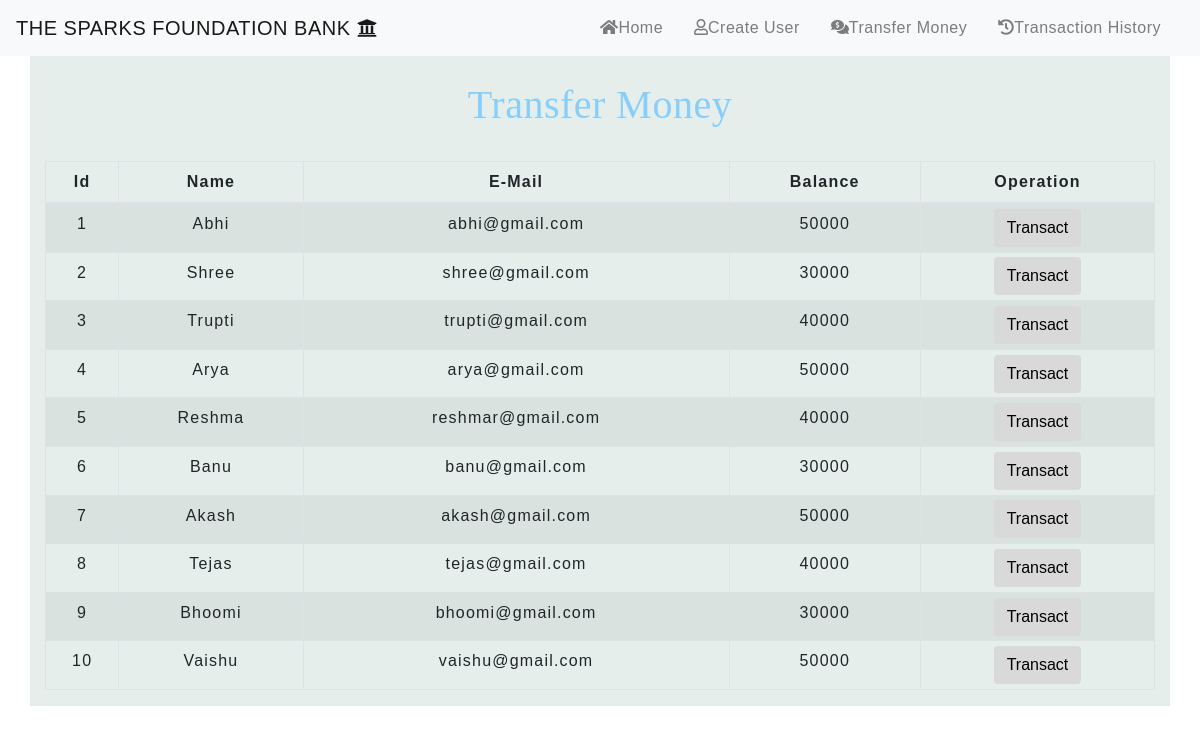
The app's page /transfermoney.php with its own data.
### tables this page shows
CREATE TABLE `users` (
  `id` int(3) NOT NULL,
  `name` text NOT NULL,
  `email` varchar(30) NOT NULL,
  `balance` int(8) NOT NULL
);

### transfermoney.php (the view, shortened to what this page needs)
<!DOCTYPE html>
<html lang="en">
<head>
    <link rel="stylesheet" href="https://maxcdn.bootstrapcdn.com/bootstrap/4.0.0/css/bootstrap.min.css">
    <link rel="stylesheet" type="text/css" href="Css/table.css">
    <link rel="stylesheet" type="text/css" href="Css/navbar.css">
</head>
<body>
<?php
    include 'config.php';
    $sql = "SELECT * FROM users";
    $result = mysqli_query($conn,$sql);
?>
<?php
  include 'navbar.php';
?>
<div class="container" style="background-color: #E5EEEA;">
        <h2 class="text-center pt-4"><font style="color:lightskyblue; font-family:Constantia;">Transfer Money</font></h2>
        <br>
            <div class="row">
                <div class="col">
                    <div class="table-responsive-sm">
                    <table class="table table-hover table-sm table-striped table-condensed table-bordered">
                        <thead>
                            <tr>
                            <th scope="col" class="text-center py-2">Id</th>
                            <th scope="col" class="text-center py-2">Name</th>
                            <th scope="col" class="text-center py-2">E-Mail</th>
                            <th scope="col" class="text-center py-2">Balance</th>
                            <th scope="col" class="text-center py-2">Operation</th>
                            </tr>
                        </thead>
                        <tbody>
                <?php
                    while($rows=mysqli_fetch_assoc($result)){
                ?>
                    <tr>
                        <td class="py-2"><?php echo $rows['id'] ?></td>
                        <td class="py-2"><?php echo $rows['name']?></td>
                        <td class="py-2"><?php echo $rows['email']?></td>
                        <td class="py-2"><?php echo $rows['balance']?></td>
                        <td><a href="selecteduserdetail.php?id= <?php echo $rows['id'] ;?>"> <button type="button" class="btn">Transact</button></a></td>
                    </tr>
                <?php
                    }
                ?>
                        </tbody>
                    </table>
                    </div>
                </div>
            </div>
         </div>
</body>
</html>

### navbar.php (shortened to what this page needs)
<nav class="navbar navbar-expand-md navbar-light bg-light" >
      <a class="navbar-brand" href="index.php">THE SPARKS FOUNDATION BANK <i class="fas fa-university"></i></a>
      <div class="collapse navbar-collapse" id="collapsibleNavbar">
            <ul class="navbar-nav ml-auto">
              <li class="nav-item">
                <a class="nav-link" href="index.php"><i class="fas fa-home"></i>Home</a>
              </li>
              <li class="nav-item">
                <a class="nav-link" href="createusers.php"><i class="far fa-user"></i>Create User</a>
              </li>
              <li class="nav-item">
                <a class="nav-link" href="transfermoney.php"><i class="fas fa-comments-dollar"></i>Transfer Money</a>
              </li>
              <li class="nav-item">
                <a class="nav-link" href="transactionhistory.php"><i class="fas fa-history"></i>Transaction History</a>
              </li>
          </div>
       </nav>

### Css/table.css (style rules this page uses)
* { padding: 0; margin: 0; box-sizing: border-box; font-family: sans-serif; }
h2 { font-size: 40px; }
table { letter-spacing: 1.2px; }
td { text-align: center; }
button { border:none; background: #d9d9d9; transition: 1s; }

### Css/navbar.css (style rules this page uses)
.nav-link { margin-right: 15px; color:#2F363F; letter-spacing: 0.5px; transition: 0.5s; }
.navbar-brand { color: #4C4B4B; letter-spacing: 0.5px; }
h2 { color: #4C4B4B; letter-spacing: 0.5px; font-family: raleway; }

### transfermoney.php (style rules this page uses)
button { transition: 1.5s; }

### records on screen
users: id "1", name "Abhi", email "abhi@gmail.com", balance "50000"
users: id "2", name "Shree", email "shree@gmail.com", balance "30000"
users: id "3", name "Trupti", email "trupti@gmail.com", balance "40000"
users: id "4", name "Arya", email "arya@gmail.com", balance "50000"
users: id "5", name "Reshma", email "reshmar@gmail.com", balance "40000"
users: id "6", name "Banu", email "banu@gmail.com", balance "30000"
users: id "7", name "Akash", email "akash@gmail.com", balance "50000"
users: id "8", name "Tejas", email "tejas@gmail.com", balance "40000"
users: id "9", name "Bhoomi", email "bhoomi@gmail.com", balance "30000"
users: id "10", name "Vaishu", email "vaishu@gmail.com", balance "50000"
